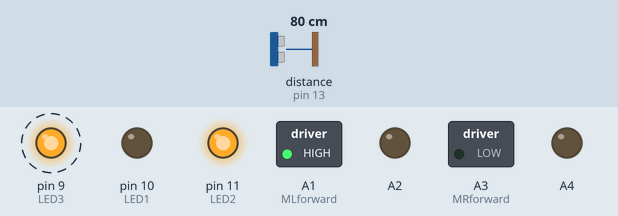
A sketch run on a simulated Arduino Uno, built with avr-gcc and run on an emulated ATmega328P. Parts: switched loads named in the sketch (green lamp = pin HIGH), output pins drawn as LEDs (lit = HIGH). Dashed ring = blinking. Inputs (shaded band) come from the test bench; at power-on: distance to the obstacle (sensor on pin 13) 80 cm. The echo pulse lasts 58.3 µs per cm.

Above: at 1.2 s.
1.3 s: distance to the obstacle (sensor on pin 13) set to 24 cm
At 1.7 s:
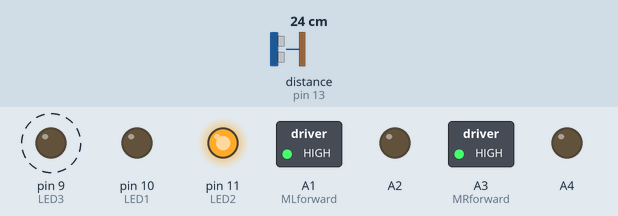
4.3 s: distance to the obstacle (sensor on pin 13) set to 20 cm
At 4.43 s:
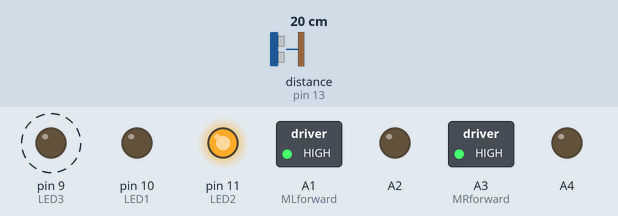
7.3 s: distance to the obstacle (sensor on pin 13) set to 16 cm
At 7.84 s:
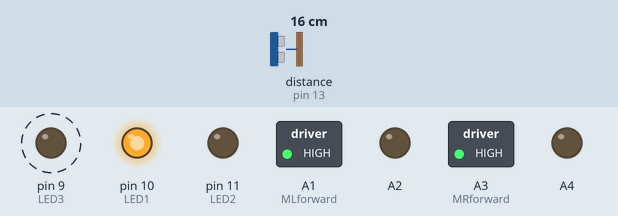
10.3 s: distance to the obstacle (sensor on pin 13) set to 18 cm
At 10.96 s:
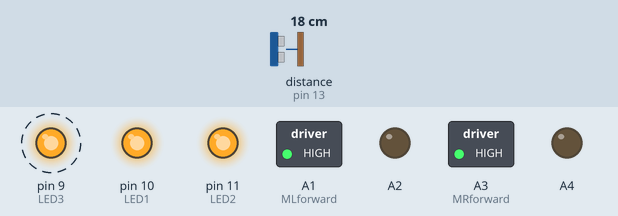
13.3 s: distance to the obstacle (sensor on pin 13) set to 2 cm
At 13.81 s:
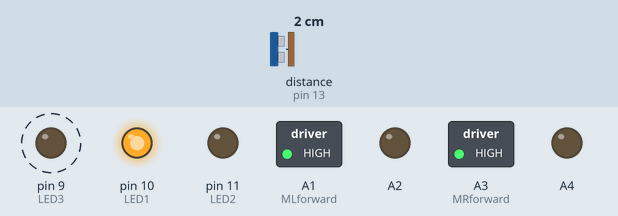
Timing chart, 0 to 17.3 s (numbered marks = the images above; inputs shaded):
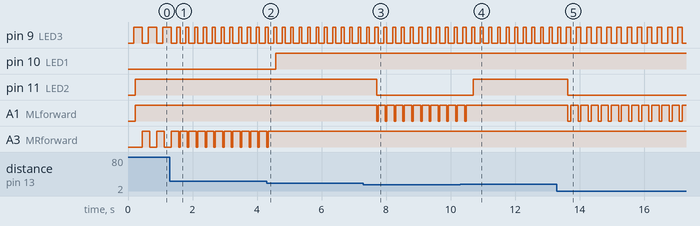

The sketch:

test4_0.ino
```cpp
#include <NewPing.h>

const int LED1 = 10;
const int LED2 = 11;
const int LED3 = 9;
const int TRIG = 12;
const int ECHO = 13;
const int MLforward = A1;
const int MLbackward = A2;
const int MRforward = A3;
const int MRbackward = A4;
const float distancecm = 20;
const float maxdistancecm = 500;
unsigned long echotime;
const float k = 9.5;
const float m =3;
float error = 1;
float leftpower;
float rightpower;

NewPing sonar(TRIG, ECHO, maxdistancecm);

void setup() {
  for (int x = 9; x < 13; x++) {
    pinMode(x, OUTPUT);
  }
  pinMode(ECHO, INPUT);
  pinMode(A1, OUTPUT);
  pinMode(A2, OUTPUT);
  pinMode(A3, OUTPUT);
  pinMode(A4, OUTPUT);
//  Serial.begin(9600);
}


void loop() {
  leftpower = 140;
  rightpower = 140;
  digitalWrite(LED3, LOW);
  echotime = sonar.ping_median(7);
  error = sonar.convert_cm(echotime) - distancecm;
  digitalWrite(LED3, HIGH);
  delay(50);
  leftpower = 140 + (k * error);
  rightpower = 140 + (-k * error);

  if (leftpower > 250) {                //checks if motor power is going over 250
    leftpower = 250;
  }
  if (rightpower > 250) {
    rightpower = 250;
  }
/*
  Serial.print("error ;");
  Serial.println(error);
  Serial.print("left ;");
  Serial.println(leftpower);
  Serial.print("right  ;");
  Serial.println(rightpower);
*/
  if (error < -2) {
    digitalWrite(LED1, HIGH);
    digitalWrite(LED2, LOW);
   // Serial.print("close");

  } else if (error > 2) {
    digitalWrite(LED2, HIGH);
    digitalWrite(LED1, LOW);
   // Serial.print("Far");

  } else {
    digitalWrite(LED1, HIGH);
    digitalWrite(LED2, HIGH);
    leftpower = 140;
    rightpower = 140;
   // Serial.print("good");

  }
  analogWrite(MLforward, leftpower);
  analogWrite(MRforward, rightpower);
  delay(35+(m*abs(error)));
  analogWrite(MLforward, 130);
  analogWrite(MRforward, 130);


}
```

Measured:
- the behaviour switches between 23 and 22 cm on distance to the obstacle (sensor on pin 13) (found by bisection; images 1 and 2)
- the behaviour switches between 18 and 17 cm on distance to the obstacle (sensor on pin 13) (found by bisection; images 2 and 3)
- after the input at 1.3 s, pin 9 (LED3): alternates HIGH for 0.10 s and LOW for 0.18 s, starting after 0.32 s; A3 (MRforward): alternates HIGH for 0.23 s and LOW for 0.05 s, starting after 0.32 s
- after the input at 4.3 s, pin 10 (LED1): LOW → HIGH after 0.27 s; A3 (MRforward): goes on until 4.3 s, then stays HIGH
- after the input at 7.3 s, pin 11 (LED2): HIGH → LOW after 0.41 s; A1 (MLforward): alternates HIGH for 0.23 s and LOW for 0.05 s, starting after 0.41 s
- after the input at 10.3 s, pin 11 (LED2): LOW → HIGH after 0.41 s; A1 (MLforward): goes on until 10.5 s, then stays HIGH
- after the input at 13.3 s, pin 11 (LED2): HIGH → LOW after 0.34 s; A1 (MLforward): alternates HIGH for 0.22 s and LOW for 0.09 s, starting after 0.34 s
- by itself, pin 9 (LED3): alternates HIGH for 0.27 s and LOW for 0.18 s
